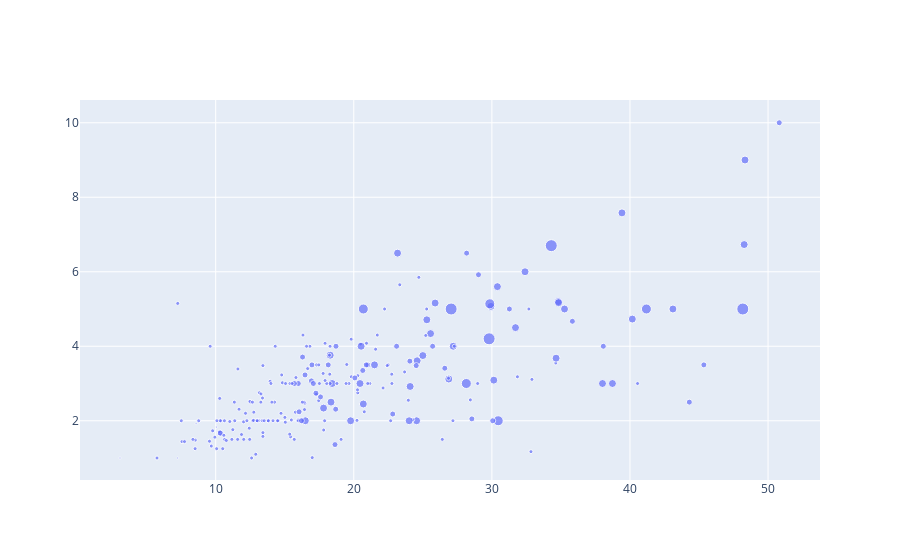

Here is the notebook cell this chart was saved with:
### Code cell
#marker size based of tip size if tip is more the marker is big
#using marker size for increasing the size of marker  you can multiply with integer so that it is clearly visible
fig=go.Figure()
fig.add_trace(go.Scatter(x=tips.total_bill,y=tips.tip,mode='markers',marker_size=2*tips['size']))

### Figure 1 — Plotly figure (JSON) as saved in the notebook; plotly's stock layout.template omitted (floating-point values rounded to 4 significant figures; data arrays with more than 128 entries replaced by an {"elided": "..."} marker saying what was removed)
{"data": [{"marker": {"size": {"elided": "244 int values"}}, "mode": "markers", "type": "scatter", "x": {"elided": "244 float values"}, "y": {"elided": "244 float values"}}], "layout": {}}
